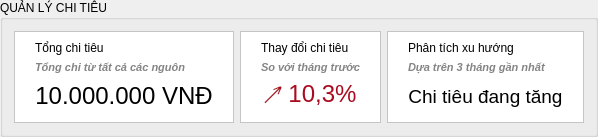
          <widget class="QGroupBox" name="groupBox">
           <property name="sizePolicy">
            <sizepolicy hsizetype="Preferred" vsizetype="Preferred">
             <horstretch>0</horstretch>
             <verstretch>0</verstretch>
            </sizepolicy>
           </property>
           <property name="minimumSize">
            <size>
             <width>0</width>
             <height>0</height>
            </size>
           </property>
           <property name="maximumSize">
            <size>
             <width>16777215</width>
             <height>500</height>
            </size>
           </property>
           <property name="sizeIncrement">
            <size>
             <width>0</width>
             <height>2</height>
            </size>
           </property>
           <property name="baseSize">
            <size>
             <width>0</width>
             <height>1</height>
            </size>
           </property>
           <property name="styleSheet">
            <string notr="true">font: 900 12pt &quot;Segoe UI&quot;;</string>
           </property>
           <property name="title">
            <string>QUẢN LÝ CHI TIÊU</string>
           </property>
           <layout class="QHBoxLayout" name="horizontalLayout_2">
            <item>
             <widget class="QFrame" name="expenseTotalFrame">
              <property name="styleSheet">
               <string notr="true">background-color: rgb(255, 255, 255);</string>
              </property>
              <property name="frameShape">
               <enum>QFrame::Shape::StyledPanel</enum>
              </property>
              <property name="frameShadow">
               <enum>QFrame::Shadow::Raised</enum>
              </property>
              <layout class="QVBoxLayout" name="verticalLayout_4">
               <property name="leftMargin">
                <number>20</number>
               </property>
               <property name="rightMargin">
                <number>20</number>
               </property>
               <item>
                <widget class="QLabel" name="label">
                 <property name="sizePolicy">
                  <sizepolicy hsizetype="Preferred" vsizetype="Maximum">
                   <horstretch>0</horstretch>
                   <verstretch>0</verstretch>
                  </sizepolicy>
                 </property>
                 <property name="text">
                  <string>Tổng chi tiêu</string>
                 </property>
                </widget>
               </item>
               <item>
                <widget class="QLabel" name="label_5">
                 <property name="sizePolicy">
                  <sizepolicy hsizetype="Preferred" vsizetype="Maximum">
                   <horstretch>0</horstretch>
                   <verstretch>0</verstretch>
                  </sizepolicy>
                 </property>
                 <property name="text">
                  <string>&lt;html&gt;&lt;head/&gt;&lt;body&gt;&lt;p&gt;&lt;span style=&quot; font-size:8pt; font-weight:700; font-style:italic; color:#848484;&quot;&gt;Tổng chi từ tất cả các nguôn&lt;/span&gt;&lt;/p&gt;&lt;/body&gt;&lt;/html&gt;</string>
                 </property>
                </widget>
               </item>
               <item>
                <widget class="QLabel" name="totalExpenseLabel">
                 <property name="text">
                  <string>&lt;html&gt;&lt;head/&gt;&lt;body&gt;&lt;p&gt;&lt;span style=&quot; font-size:18pt;&quot;&gt;10.000.000 VNĐ&lt;/span&gt;&lt;/p&gt;&lt;/body&gt;&lt;/html&gt;</string>
                 </property>
                 <property name="alignment">
                  <set>Qt::AlignmentFlag::AlignCenter</set>
                 </property>
                </widget>
               </item>
              </layout>
             </widget>
            </item>
            <item>
             <widget class="QFrame" name="frame_3">
              <property name="styleSheet">
               <string notr="true">background-color: rgb(255, 255, 255);</string>
              </property>
              <property name="frameShape">
               <enum>QFrame::Shape::StyledPanel</enum>
              </property>
              <property name="frameShadow">
               <enum>QFrame::Shadow::Raised</enum>
              </property>
              <layout class="QVBoxLayout" name="verticalLayout_5">
               <property name="leftMargin">
                <number>20</number>
               </property>
               <property name="rightMargin">
                <number>20</number>
               </property>
               <item>
                <widget class="QLabel" name="label_3">
                 <property name="sizePolicy">
                  <sizepolicy hsizetype="Preferred" vsizetype="Maximum">
                   <horstretch>0</horstretch>
                   <verstretch>0</verstretch>
                  </sizepolicy>
                 </property>
                 <property name="text">
                  <string>Thay đổi chi tiêu</string>
                 </property>
                </widget>
               </item>
               <item>
                <widget class="QLabel" name="label_6">
                 <property name="sizePolicy">
                  <sizepolicy hsizetype="Preferred" vsizetype="Maximum">
                   <horstretch>0</horstretch>
                   <verstretch>0</verstretch>
                  </sizepolicy>
                 </property>
                 <property name="text">
                  <string>&lt;html&gt;&lt;head/&gt;&lt;body&gt;&lt;p&gt;&lt;span style=&quot; font-size:8pt; font-weight:700; font-style:italic; color:#848484;&quot;&gt;So với tháng trước&lt;/span&gt;&lt;/p&gt;&lt;/body&gt;&lt;/html&gt;</string>
                 </property>
                </widget>
               </item>
               <item>
                <widget class="QLabel" name="label_4">
                 <property name="text">
                  <string>&lt;html&gt;&lt;head/&gt;&lt;body&gt;&lt;p&gt;&lt;span style=&quot; font-size:18pt; color:#aa0b20;&quot;&gt; ↗  10,3%&lt;/span&gt;&lt;/p&gt;&lt;/body&gt;&lt;/html&gt;</string>
                 </property>
                 <property name="alignment">
                  <set>Qt::AlignmentFlag::AlignCenter</set>
                 </property>
                </widget>
               </item>
              </layout>
             </widget>
            </item>
            <item>
             <widget class="QFrame" name="frame_4">
              <property name="styleSheet">
               <string notr="true">background-color: rgb(255, 255, 255);</string>
              </property>
              <property name="frameShape">
               <enum>QFrame::Shape::StyledPanel</enum>
              </property>
              <property name="frameShadow">
               <enum>QFrame::Shadow::Raised</enum>
              </property>
              <layout class="QVBoxLayout" name="verticalLayout_6">
               <property name="leftMargin">
                <number>20</number>
               </property>
               <property name="rightMargin">
                <number>20</number>
               </property>
               <item>
                <widget class="QLabel" name="label_7">
                 <property name="sizePolicy">
                  <sizepolicy hsizetype="Preferred" vsizetype="Maximum">
                   <horstretch>0</horstretch>
                   <verstretch>0</verstretch>
                  </sizepolicy>
                 </property>
                 <property name="text">
                  <string>Phân tích xu hướng</string>
                 </property>
                </widget>
               </item>
               <item>
                <widget class="QLabel" name="label_8">
                 <property name="sizePolicy">
                  <sizepolicy hsizetype="Preferred" vsizetype="Maximum">
                   <horstretch>0</horstretch>
                   <verstretch>0</verstretch>
                  </sizepolicy>
                 </property>
                 <property name="text">
                  <string>&lt;html&gt;&lt;head/&gt;&lt;body&gt;&lt;p&gt;&lt;span style=&quot; font-size:8pt; font-weight:700; font-style:italic; color:#848484;&quot;&gt;Dựa trên 3 tháng gần nhất&lt;/span&gt;&lt;/p&gt;&lt;/body&gt;&lt;/html&gt;</string>
                 </property>
                </widget>
               </item>
               <item>
                <widget class="QLabel" name="label_9">
                 <property name="text">
                  <string>&lt;html&gt;&lt;head/&gt;&lt;body&gt;&lt;p&gt;&lt;span style=&quot; font-size:14pt; color:#000000;&quot;&gt;Chi tiêu đang tăng&lt;/span&gt;&lt;/p&gt;&lt;/body&gt;&lt;/html&gt;</string>
                 </property>
                 <property name="alignment">
                  <set>Qt::AlignmentFlag::AlignCenter</set>
                 </property>
                </widget>
               </item>
              </layout>
             </widget>
            </item>
           </layout>
          </widget>
